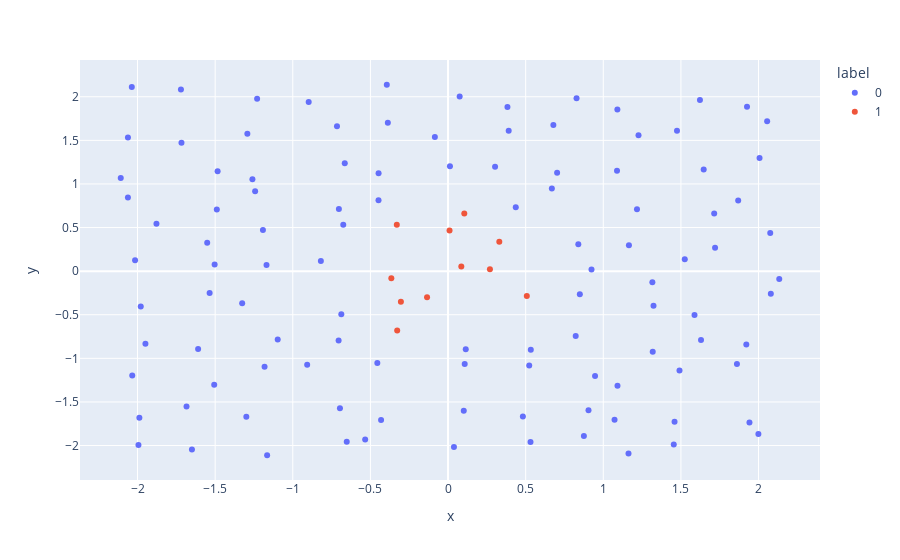
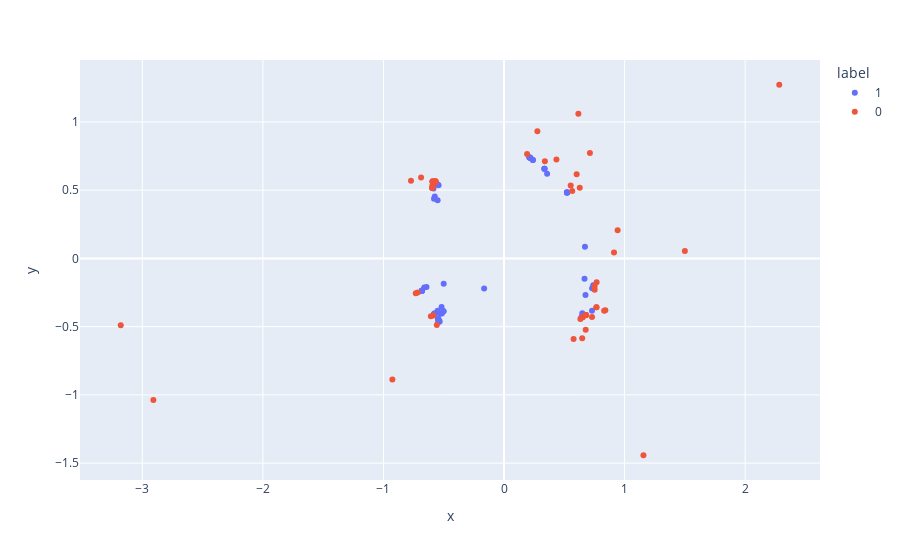

The notebook cell these images were saved under, in order:
### Code cell
# ploting every 10 time step
for plot_df in store_plot:
    fig=px.scatter(plot_df, x="x", y="y", color="label")
    fig.show()
